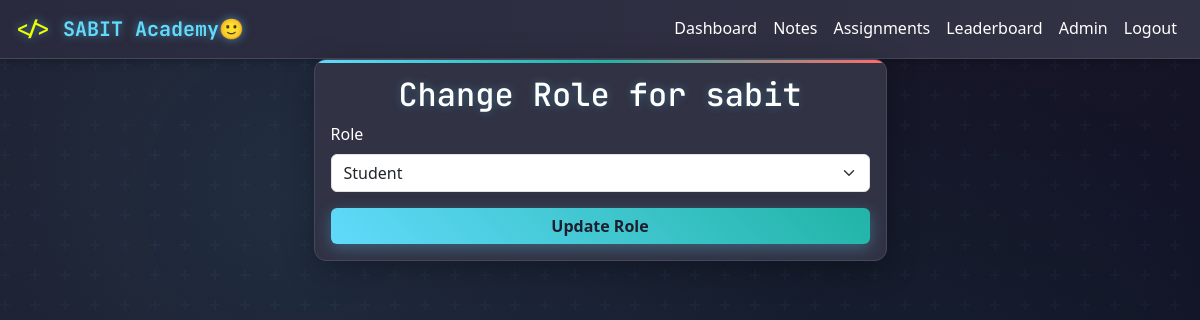
The app's page /admin/users/2/change_role (signed in), older data.
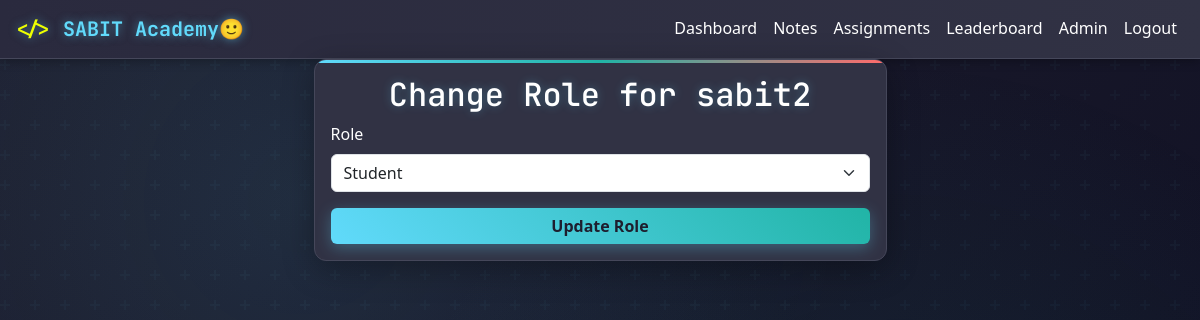
The same page, newer data.
### app/models.py (models this page shows, shortened)
class User(UserMixin, db.Model):
    id = db.Column(db.Integer, primary_key=True)
    username = db.Column(db.String(64), index=True, unique=True)
    email = db.Column(db.String(120), index=True, unique=True)
    password_hash = db.Column(db.String(512))
    role = db.Column(db.String(10), default='student')
    profile_pic = db.Column(db.String(255), nullable=True, default='default.jpg')
    total_score = db.Column(db.Integer, default=0)
    reset_token = db.Column(db.String(100), nullable=True)
    reset_token_expires = db.Column(db.DateTime, nullable=True)
    submissions = db.relationship('Submission', backref='author', lazy='dynamic')

### app/admin/routes.py (the view)
@bp.route('/users/<int:id>/change_role', methods=['GET', 'POST'])
@login_required
@admin_required
def change_user_role(id):
    user = User.query.get_or_404(id)
    form = UserRoleForm()
    if form.validate_on_submit():
        user.role = form.role.data
        db.session.commit()
        flash(f'Role for {user.username} updated to {user.role}.', 'success')
        return redirect(url_for('admin.list_users'))
    elif request.method == 'GET':
        form.role.data = user.role
    return render_template('admin/change_role.html', form=form, user=user)

### app/admin/forms.py
class UserRoleForm(FlaskForm):
    role = SelectField('Role', choices=[('student', 'Student'), ('teacher', 'Teacher'), ('admin', 'Admin')], validators=[DataRequired()])
    submit = SubmitField('Update Role')

### app/admin/routes.py (called while the page is built)
def admin_required(f):
    @wraps(f)
    def decorated_function(*args, **kwargs):
        if not current_user.is_authenticated or current_user.role not in ['admin', 'teacher']:
            abort(403)
        return f(*args, **kwargs)
    return decorated_function

### app/models.py (called while the page is built)
@login.user_loader
def load_user(id):
    return User.query.get(int(id))

### app/templates/admin/change_role.html (shortened to what this page needs)
{% extends "base.html" %}
{% block content %}
<div class="row justify-content-center">
    <div class="col-md-6">
        <div class="card">
            <div class="card-body">
                <h2 class="card-title text-center">Change Role for {{ user.username }}</h2>
                <form method="POST" action="{{ url_for('admin.change_user_role', id=user.id) }}">
                    <div class="mb-3">
                        {{ form.role.label(class="form-label") }}
                        {{ form.role(class="form-select") }}
                    </div>
                    <div class="d-grid">
                        {{ form.submit(class="btn btn-primary") }}
                    </div>
                </form>
            </div>
        </div>
    </div>
</div>
{% endblock %}

Row changes from the older to the newer data that the page shows:
changed User "Student": username "sabit" → "sabit2"
